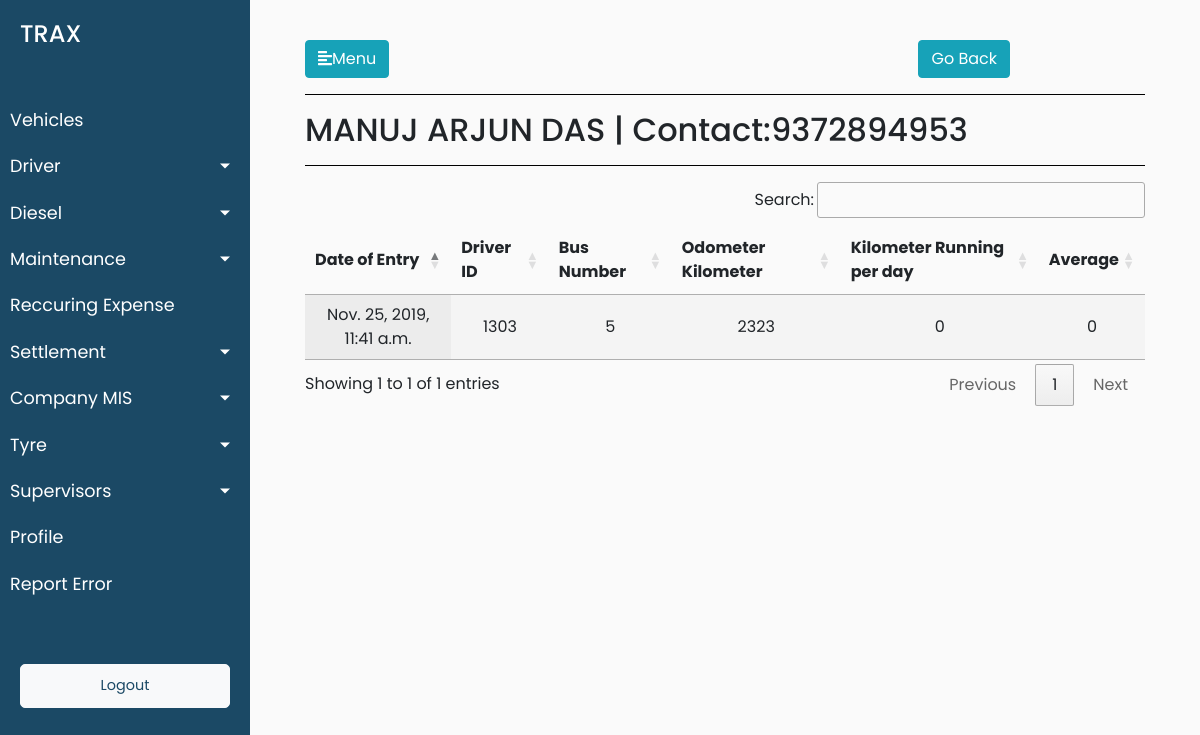
The page /driver/drivers_details/2 (signed in) on the database as committed earlier.
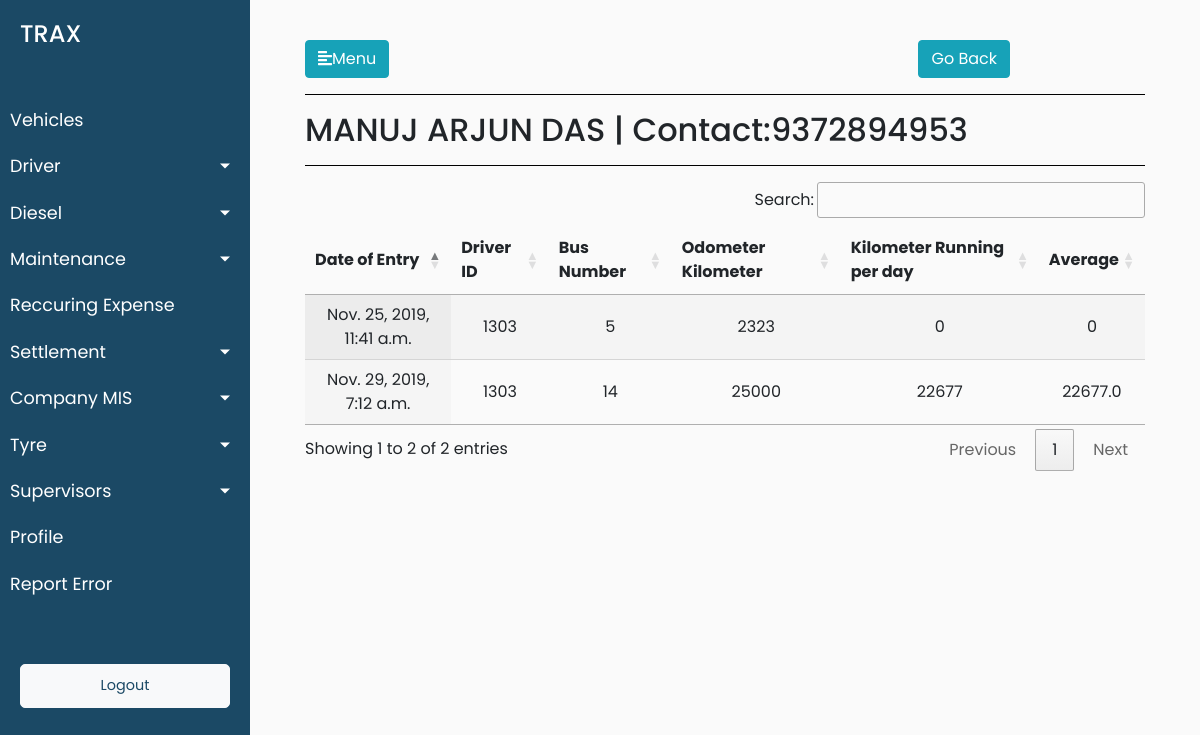
The same page on the database as committed later.
### trax_vehicle_manager_data/models.py (models this page shows, shortened)
class Drivers_Odometer_Data(models.Model):
        drivers_odometer_data_date_of_entry = models.DateTimeField(default=timezone.now)
        drivers_odometer_data_driver_id = models.ForeignKey(Drivers, on_delete = models.CASCADE)
        drivers_odometer_data_mobile_number = models.CharField(max_length=12,blank=True)
        drivers_odometer_data_vehicle_number = models.ForeignKey(Vehicles, on_delete = models.CASCADE,blank=True, null=True)
        drivers_odometer_data_odometer_kilometer = models.CharField(max_length=12,blank=True)
        drivers_odometer_data_cleaner_id = models.ForeignKey(Cleaners, on_delete = models.CASCADE,blank=True, null=True)
        class Meta:
                verbose_name_plural = "Drivers Odometer List"
                verbose_name = "Driver's Odometer"

class Drivers(models.Model):
        driver_reference_no = models.IntegerField()
        driver_driver_name = models.CharField(max_length=264,default="")
        driver_vehicle_short_number = models.CharField(max_length=12,blank=True)
        driver_vehicle_number = models.CharField(max_length=12,blank=True)
        driver_vehicle_type = models.CharField(max_length=264,blank=True)
        vehicle_type_of_module = models.CharField(max_length=264,blank=True)
        driver_joining_date = models.DateTimeField(default=timezone.now)
        driver_license_number = models.CharField(max_length=264,blank=True)
        driver_aadhar_number = models.CharField(max_length=264,blank=True,default="")
        driver_contact_number = models.CharField(max_length=264,blank=True,default="")
        driver_pan_number = models.CharField(max_length=264,blank=True,default="")
        driver_address_proof = models.CharField(max_length=264,blank=True,default="")
        driver_photoid_proof = models.CharField(max_length=264,blank=True,default="")
        driver_driver_bank_name = models.CharField(max_length=264,default="")
        driver_bank_name = models.CharField(max_length=264,blank=True,default="")
        driver_bank_account_number = models.CharField(max_length=264,blank=True)
        driver_ban_ifsc_code = models.CharField(max_length=264,blank=True,default="")
        driver_bank_branch = models.CharField(max_length=264,blank=True,default="")
        driver_alternate_contact_number=models.CharField(max_length=264,blank=True,default="")
        driver_license_residence_address=models.CharField(max_length=264,blank=True,default="")
        driver_aadhar_card_residence_address=models.CharField(max_length=264,blank=True,default="")
        driver_years_of_experience = models.CharField(max_length=264,blank=True,default="")
        driver_last_employer_name = models.CharField(max_length=264,blank=True,default="")
        driver_years_with_kruze_or_aaron = models.CharField(max_length=264,blank=True,default="")
        def __str__(self):
                return str(self.driver_reference_no)

class Vehicles(models.Model):
        vehicle_ownership_choices = (('ATPL','ATPL'),('AT','AT'),('CT','CT'))
        vehicle_ownership_name = models.CharField(choices=vehicle_ownership_choices,max_length=900,default="AT")
        vehicle_id = models.CharField(max_length=900,blank=True)
        vehicle_number = models.CharField(max_length=900,blank=True)
        vehicle_card_number = models.CharField(max_length=900,blank=True)
        vehicle_seating_capacity = models.CharField(max_length=900,blank=True)
        minimum_average = models.CharField(max_length=900,blank=True)
        incremental_average = models.CharField(max_length=900,blank=True)
        vehicle_current_status = models.CharField(max_length=900,blank=True)
        vehicle_buying_date = models.DateTimeField(blank=True)
        vehicle_type = models.CharField(max_length=900,blank=True)
        vehicle_ownership = models.CharField(max_length=900,blank=True)
        vehicle_ownership_details = models.CharField(max_length=900,blank=True)
        vehicle_manufacturer = models.CharField(max_length=900,blank=True)
        vehicle_registered_number = models.CharField(max_length=900,blank=True)
        driver_id = models.ForeignKey(Drivers, on_delete = models.CASCADE)
        cleaner_id = models.ForeignKey(Cleaners, on_delete = models.CASCADE)
        def __str__(self):
            return str(self.pk)
        class Meta:
                verbose_name_plural = "Vehicles Master List"
                verbose_name = "Vehicle"

### trax_vehicle_manager_data/views.py (the view)
# urls.py: path('driver/drivers_details/<int:pk>',views.drivers_details,name='drivers_details'),
@login_required(login_url='/login')
def drivers_details(request,pk):
    driver_odometer_filered_based_on_driver_pk = Drivers_Odometer_Data.objects.filter(drivers_odometer_data_driver_id=Drivers.objects.get(pk=pk)).all()
    objects_odometer_list = []
    for driver_odometer_filered_based_on_driver_pk_single in driver_odometer_filered_based_on_driver_pk:
        objects_odometer_list.append(int(driver_odometer_filered_based_on_driver_pk_single.drivers_odometer_data_odometer_kilometer))
    objects_km_per_day = []
    for i in range(1,len(objects_odometer_list)):
        x = objects_odometer_list[i] - objects_odometer_list[i-1]
        objects_km_per_day.append(x)
    odometer_total = 0
    objects_average_list = []
    for j in range(0,len(objects_km_per_day)):
        odometer_total = (odometer_total+objects_km_per_day[j])
        average_total = odometer_total/(j+1)
        objects_average_list.append(average_total)
    objects_km_per_day.insert(0,0)
    objects_average_list.insert(0,0)
    driver_odometer_km_average_dict = {}
    counter = 0
    driver_odometer_filered_based_on_driver_pk_in_desc = Drivers_Odometer_Data.objects.filter(drivers_odometer_data_driver_id=Drivers.objects.get(pk=pk)).all().order_by('-pk')
    for driver_odometer_filered_based_on_driver_pk_desc in driver_odometer_filered_based_on_driver_pk_in_desc:
        counter = counter + 1
        driver_odometer_km_average_dict[driver_odometer_filered_based_on_driver_pk_desc]=[objects_km_per_day[len(objects_km_per_day)-counter],objects_average_list[len(objects_average_list)-counter]]
    driver_name = Drivers.objects.get(pk=pk).driver_driver_name
    driver_contact = Drivers.objects.get(pk=pk).driver_contact_number
    data = {'driver_odometer_filered_based_on_driver_pk':driver_odometer_filered_based_on_driver_pk,'driver_odometer_km_average_dict':driver_odometer_km_average_dict,'driver_name':driver_name,'driver_contact':driver_contact}
    return render(request,'trax_vehicle_manager_data/driver_detail.html',data)

### trax_vehicle_manager_data/templates/trax_vehicle_manager_data/driver_detail.html (shortened to what this page needs)
{% extends 'trax_vehicle_manager_data/base.html' %}
{% load static %}
{% block stylesheets %}
<link rel="stylesheet" href="//cdn.datatables.net/1.10.19/css/jquery.dataTables.min.css">
{% endblock stylesheets %}
{% block content %}
        <button type="button" class="btn btn-info" style="float:right;margin-right:135px;"> <a href="{% url 'trax_vehicle_manager_data:drivers_usage' %}">
										Go Back
									</a></button>
                <hr style="background-color: black">
                <h2>{{driver_name}} | Contact:{{driver_contact}}</h2>
               <hr style="background-color: black">
                <div>
                {% if driver_odometer_filered_based_on_driver_pk %}
                    <table id="test_table" class="display" style="width:100%;text-align: center">
                        <thead>
                            <tr>
                                <th>Date of Entry</th>
                                <th>Driver ID</th>
                                <th>Bus Number</th>
                                <th>Odometer Kilometer</th>
                                <th>Kilometer Running per day</th>
                                <th>Average</th>
                            </tr>
                        </thead>
                        <tbody>
                            {% for key,value in driver_odometer_km_average_dict.items %}
                            <tr>
                                <td>{{key.drivers_odometer_data_date_of_entry}}</td>
                                <td>{{key.drivers_odometer_data_driver_id}}</td>
                                <td>{{key.drivers_odometer_data_vehicle_number}}</td>
                                <td>{{key.drivers_odometer_data_odometer_kilometer}}</td>
                                <td>{{value.0}}</td>
                                <td>{{value.1}}</td>
                            </tr>
                            {% endfor %}
                        </tbody>
                    </table>
                    {% else %}
                    <p class="no-leads text-primary">No data added yet.</p>
                    {% endif %}
                </div>
            </div>
        </div>
    </div>
{% endblock %}

Rows that differ between the two databases and show on the page:
added Drivers_Odometer_Data: drivers_odometer_data_date_of_entry "Nov. 29, 2019, 7:12 a.m.", drivers_odometer_data_driver_id "1303", drivers_odometer_data_vehicle_number "14", drivers_odometer_data_odometer_kilometer "25000", value "22677", value "22677.0"
Other text that changed with them:
text written by a page script: "Search: Showing 1 to 1 of 1 entries Previous 1 Next" → "Search: Showing 1 to 2 of 2 entries Previous 1 Next"
